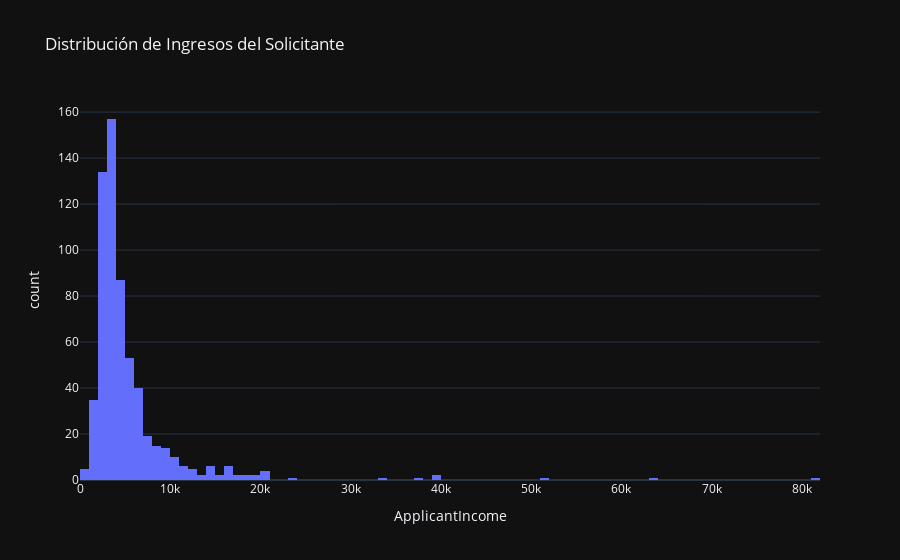
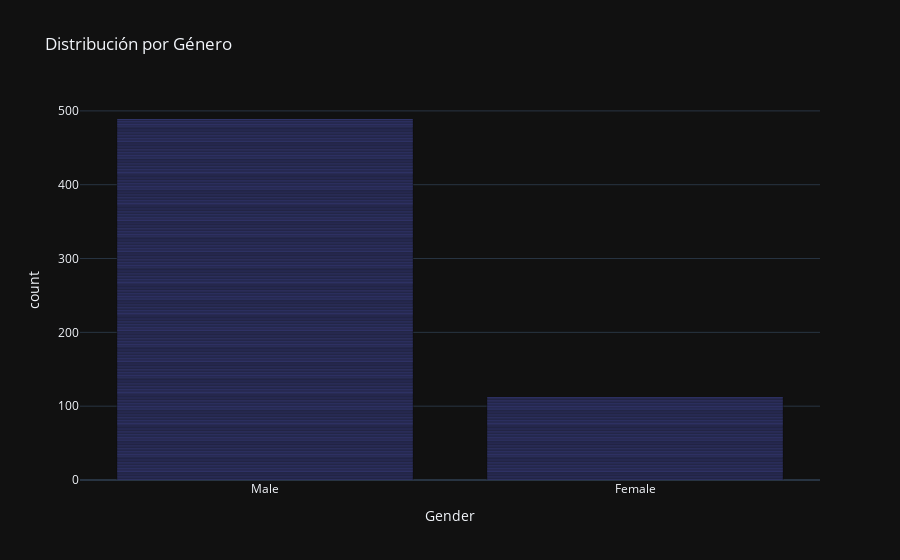
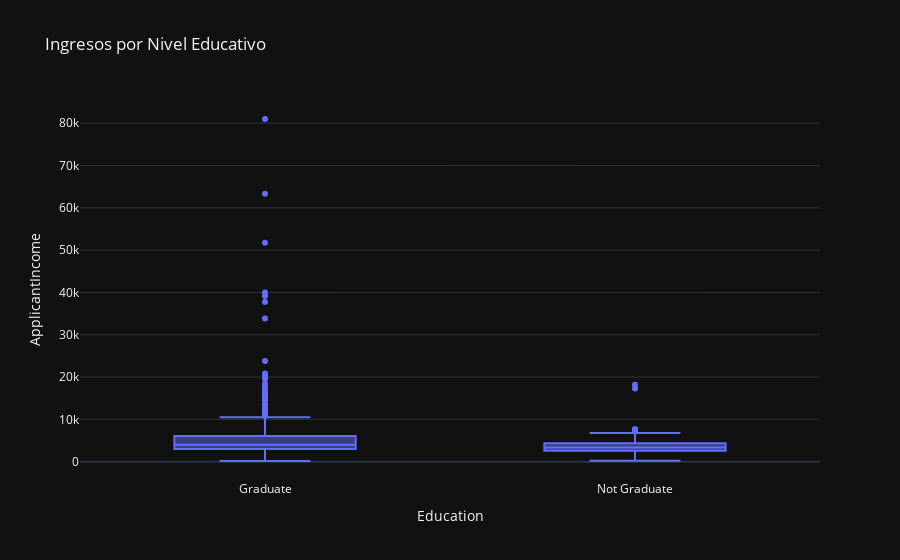
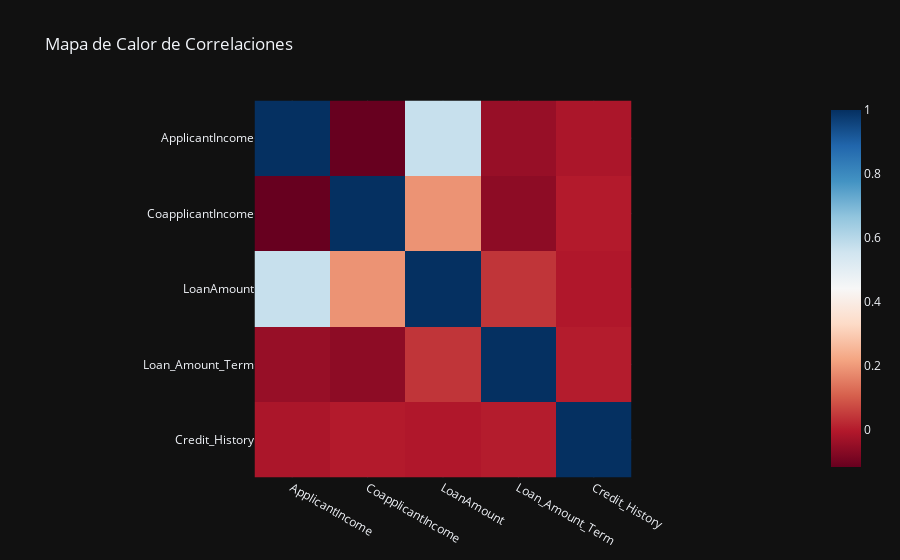

Notebook code for these charts, in order:
### Code cell
# Uso de la clase DataVisualizer
# Suponiendo que 'data' es tu DataFrame cargado

visualizer = DataVisualizer(data_loader.data)
visualizer.plot_histogram('ApplicantIncome', 'Distribución de Ingresos del Solicitante')
visualizer.plot_bar('Gender', 'Distribución por Género')
visualizer.plot_box('Education', 'ApplicantIncome', 'Ingresos por Nivel Educativo')
visualizer.plot_heatmap('Mapa de Calor de Correlaciones')
visualizer.plot_scatter('ApplicantIncome', 'LoanAmount', 'Relación entre Ingresos y Monto del Préstamo')

### Figure 1 — Plotly figure (JSON) as saved in the notebook; plotly's stock layout.template omitted (floating-point values rounded to 4 significant figures; data arrays with more than 128 entries replaced by an {"elided": "..."} marker saying what was removed)
{"data": [{"alignmentgroup": "True", "bingroup": "x", "hovertemplate": "ApplicantIncome=%{x}<br>count=%{y}<extra></extra>", "legendgroup": "", "marker": {"color": "#636efa", "pattern": {"shape": ""}}, "name": "", "offsetgroup": "", "orientation": "v", "showlegend": false, "x": {"elided": "614 int values"}, "xaxis": "x", "yaxis": "y", "type": "histogram"}], "layout": {"xaxis": {"anchor": "y", "domain": [0.0, 1.0], "title": {"text": "ApplicantIncome"}}, "yaxis": {"anchor": "x", "domain": [0.0, 1.0], "title": {"text": "count"}}, "legend": {"tracegroupgap": 0}, "title": {"text": "Distribución de Ingresos del Solicitante"}, "barmode": "relative"}}

### Figure 2 — Plotly figure (JSON) as saved in the notebook; plotly's stock layout.template omitted (floating-point values rounded to 4 significant figures; data arrays with more than 128 entries replaced by an {"elided": "..."} marker saying what was removed)
{"data": [{"alignmentgroup": "True", "hovertemplate": "Gender=%{x}<br>count=%{y}<extra></extra>", "legendgroup": "", "marker": {"color": "#636efa", "pattern": {"shape": ""}}, "name": "", "offsetgroup": "", "orientation": "v", "showlegend": false, "textposition": "auto", "x": {"elided": "614 str values"}, "xaxis": "x", "y": {"elided": "614 int values"}, "yaxis": "y", "type": "bar"}], "layout": {"xaxis": {"anchor": "y", "domain": [0.0, 1.0], "title": {"text": "Gender"}}, "yaxis": {"anchor": "x", "domain": [0.0, 1.0], "title": {"text": "count"}}, "legend": {"tracegroupgap": 0}, "title": {"text": "Distribución por Género"}, "barmode": "relative"}}

### Figure 3 — Plotly figure (JSON) as saved in the notebook; plotly's stock layout.template omitted (floating-point values rounded to 4 significant figures; data arrays with more than 128 entries replaced by an {"elided": "..."} marker saying what was removed)
{"data": [{"alignmentgroup": "True", "hovertemplate": "Education=%{x}<br>ApplicantIncome=%{y}<extra></extra>", "legendgroup": "", "marker": {"color": "#636efa"}, "name": "", "notched": false, "offsetgroup": "", "orientation": "v", "showlegend": false, "x": {"elided": "614 str values"}, "x0": " ", "xaxis": "x", "y": {"elided": "614 int values"}, "y0": " ", "yaxis": "y", "type": "box"}], "layout": {"xaxis": {"anchor": "y", "domain": [0.0, 1.0], "title": {"text": "Education"}}, "yaxis": {"anchor": "x", "domain": [0.0, 1.0], "title": {"text": "ApplicantIncome"}}, "legend": {"tracegroupgap": 0}, "title": {"text": "Ingresos por Nivel Educativo"}, "boxmode": "group"}}

### Figure 4 — Plotly figure (JSON) as saved in the notebook; plotly's stock layout.template omitted (floating-point values rounded to 4 significant figures)
{"data": [{"coloraxis": "coloraxis", "name": "0", "x": ["ApplicantIncome", "CoapplicantIncome", "LoanAmount", "Loan_Amount_Term", "Credit_History"], "y": ["ApplicantIncome", "CoapplicantIncome", "LoanAmount", "Loan_Amount_Term", "Credit_History"], "z": [[1.0, -0.1166, 0.5709, -0.04531, -0.01471], [-0.1166, 1.0, 0.1886, -0.05988, -0.002056], [0.5709, 0.1886, 1.0, 0.03945, -0.008433], [-0.04531, -0.05988, 0.03945, 1.0, 0.00147], [-0.01471, -0.002056, -0.008433, 0.00147, 1.0]], "type": "heatmap", "xaxis": "x", "yaxis": "y", "hovertemplate": "x: %{x}<br>y: %{y}<br>color: %{z}<extra></extra>"}], "layout": {"xaxis": {"anchor": "y", "domain": [0.0, 1.0], "scaleanchor": "y", "constrain": "domain"}, "yaxis": {"anchor": "x", "domain": [0.0, 1.0], "autorange": "reversed", "constrain": "domain"}, "coloraxis": {"colorscale": [[0.0, "rgb(103,0,31)"], [0.1, "rgb(178,24,43)"], [0.2, "rgb(214,96,77)"], [0.3, "rgb(244,165,130)"], [0.4, "rgb(253,219,199)"], [0.5, "rgb(247,247,247)"], [0.6, "rgb(209,229,240)"], [0.7, "rgb(146,197,222)"], [0.8, "rgb(67,147,195)"], [0.9, "rgb(33,102,172)"], [1.0, "rgb(5,48,97)"]]}, "title": {"text": "Mapa de Calor de Correlaciones"}}}
